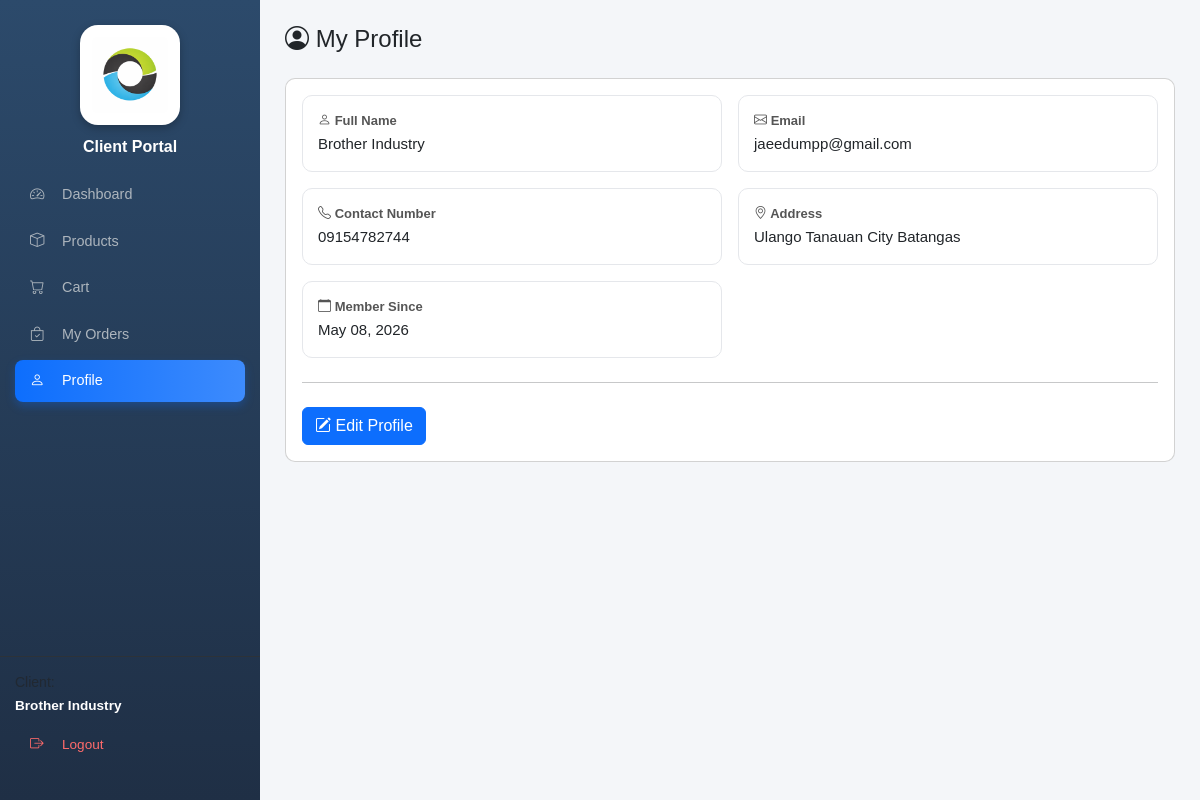
The app's page /client_profile.php (signed in) with its own data.
### tables this page shows
CREATE TABLE `clients` (
  `id` int(11) NOT NULL,
  `name` varchar(100) DEFAULT NULL,
  `email` varchar(100) DEFAULT NULL,
  `password` varchar(255) DEFAULT NULL,
  `created_at` timestamp NOT NULL DEFAULT current_timestamp(),
  `contact_number` varchar(20) DEFAULT NULL,
  `address` text DEFAULT NULL
);

### client_profile.php (the view, shortened to what this page needs)
<?php
require_once 'config.php';
$client_id = $_SESSION['client_id'];
$stmt = $conn->prepare("
SELECT name, email, contact_number, address, created_at
FROM clients
WHERE id=?
");
$stmt->execute([$client_id]);
$client = $stmt->fetch(PDO::FETCH_ASSOC);
?>
<!DOCTYPE html>
<html>
<head>
<link href="https://cdn.jsdelivr.net/npm/bootstrap@5.3.3/dist/css/bootstrap.min.css" rel="stylesheet">
<link rel="stylesheet" href="https://cdn.jsdelivr.net/npm/bootstrap-icons@1.11.3/font/bootstrap-icons.css">
</head>
<body>
<?php include 'client_sidebar.php'; ?>
<div class="main-content">
<h4 class="mb-4">
<i class="bi bi-person-circle"></i> My Profile
</h4>
<div class="card">
<div class="card-body">
<div class="row g-3">
<div class="col-md-6">
    <div class="info-box">
        <div class="label"><i class="bi bi-person"></i> Full Name</div>
        <div class="value"><?= htmlspecialchars($client['name']) ?></div>
    </div>
</div>
<div class="col-md-6">
    <div class="info-box">
        <div class="label"><i class="bi bi-envelope"></i> Email</div>
        <div class="value"><?= htmlspecialchars($client['email']) ?></div>
    </div>
</div>
<div class="col-md-6">
    <div class="info-box">
        <div class="label"><i class="bi bi-telephone"></i> Contact Number</div>
        <div class="value"><?= htmlspecialchars($client['contact_number'] ?? '-') ?></div>
    </div>
</div>
<div class="col-md-6">
    <div class="info-box">
        <div class="label"><i class="bi bi-geo-alt"></i> Address</div>
        <div class="value"><?= htmlspecialchars($client['address'] ?? '-') ?></div>
    </div>
</div>
<div class="col-md-6">
    <div class="info-box">
        <div class="label"><i class="bi bi-calendar"></i> Member Since</div>
        <div class="value">
            <?= $client['created_at'] ? date('M d, Y', strtotime($client['created_at'])) : '-' ?>
        </div>
    </div>
</div>
</div>
<hr class="my-4">
<a href="client_edit_profile.php" class="btn btn-primary">
<i class="bi bi-pencil-square"></i> Edit Profile
</a>
</div>
</div>
</div>
</body>
</html>

### client_profile.php (style rules this page uses)
body { background:#f4f6f9; font-family:Arial; }
.main-content { margin-left:260px; padding:25px; }
.card { border-radius:10px; }
.label { font-weight:600; color:#555; font-size:13px; }
.info-box { background:#ffffff; border:1px solid #e5e7eb; border-radius:10px; padding:15px; transition:0.2s; }
.value { font-size:15px; font-weight:500; margin-top:3px; }

### client_sidebar.php (style rules this page uses)
:root { --sb-width:260px; --primary-blue:#0d6efd; --sidebar-bg:#243b55; }

### records on screen
clients: name "Brother Industry", email "jaeedumpp@gmail.com", contact_number "09154782744", address "Ulango Tanauan City Batangas", created_at "May 08, 2026"

### other values on screen
$_SESSION['client_name'] "Brother Industry"
